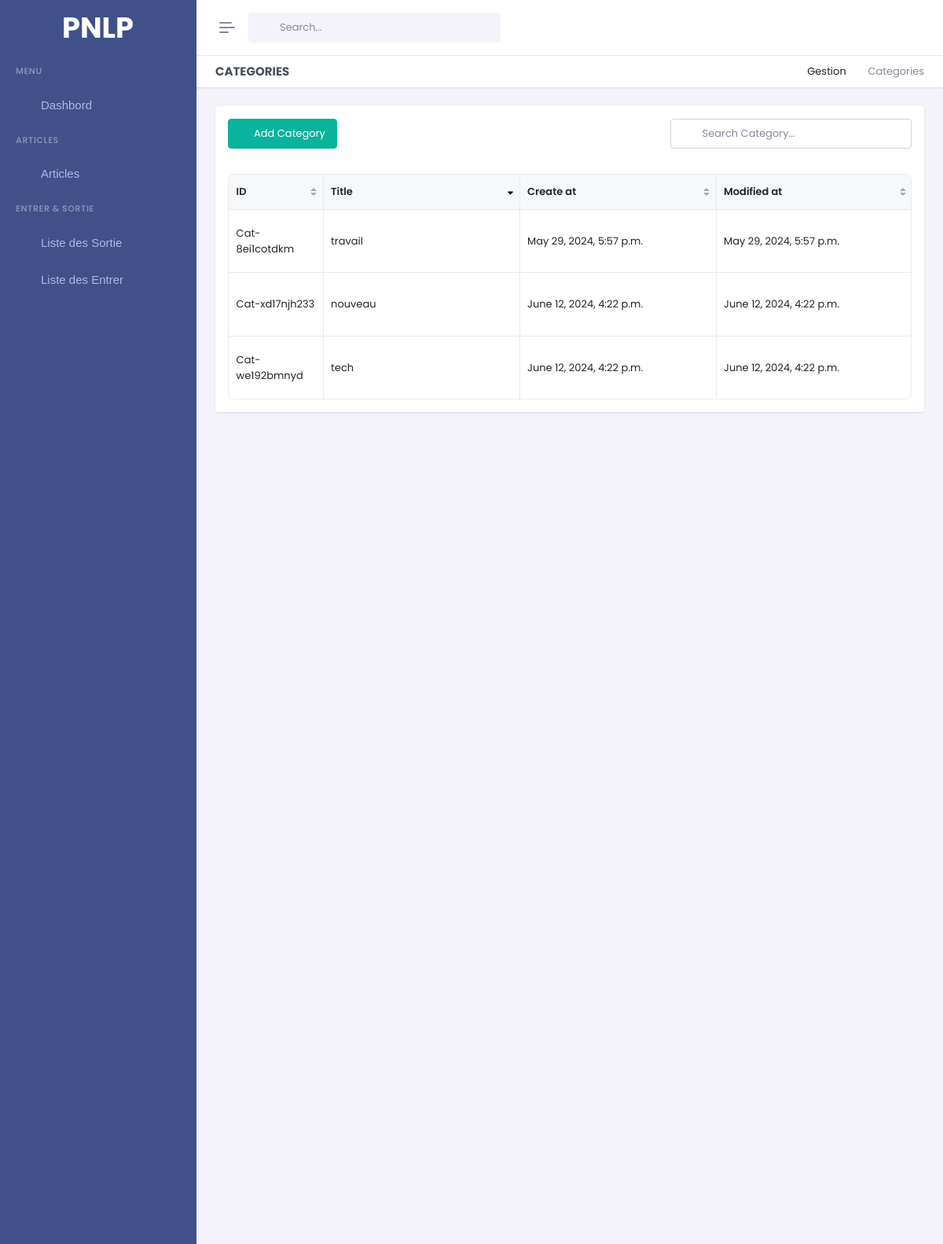
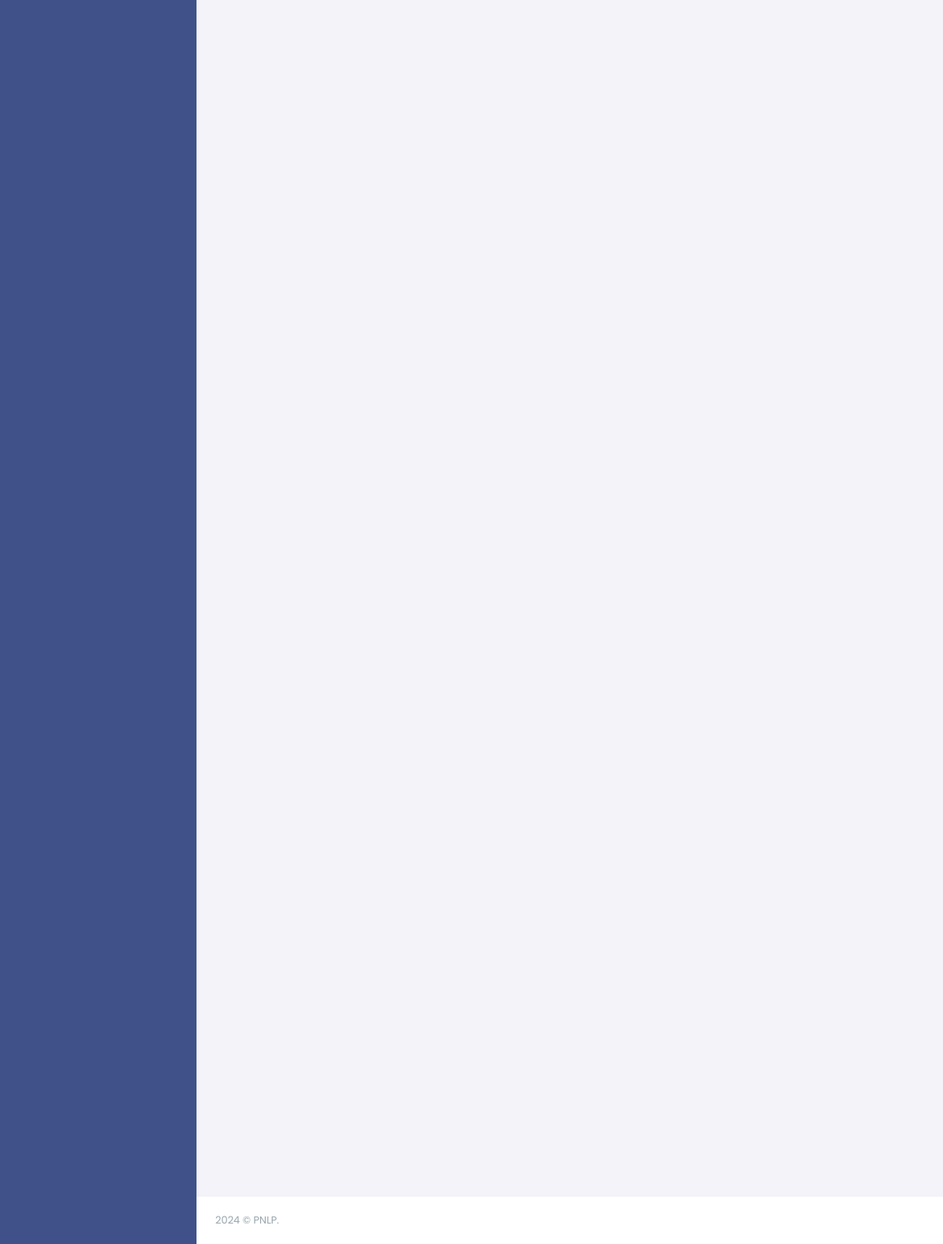
The page /articles-categories/ on the database its author committed (2 pictures, top to bottom).
### gestion/models.py (models this page shows, shortened)
class Category(models.Model):
    cid = ShortUUIDField(unique=True, length=10, max_length= 20 , alphabet='abcdefghijklmnopqrstuvwxyz1234567890' , editable=False,  prefix='Cat-')
    title = models.CharField(max_length=100, default='untitle category')
    created_at = models.DateTimeField(auto_now_add=True)
    updated_at = models.DateTimeField(auto_now=True)

### gestion/views.py (the view)
# urls.py: path('articles-categories/',Article_catgoies, name='article_catgoies'),
def Article_catgoies(request):
    categories = Category.objects.all()
    context = {
        'categories':categories,
    }
    return render(request, 'pages/article/article_category.html', context)

### gestion/context_processor.py (called while the page is built)
def is_admin(user):
    try:
        admin_profile = AdminProfile.objects.get(user=user)
        return True
    except AdminProfile.DoesNotExist:
        return False

### templates/pages/article/article_category.html (shortened to what this page needs)
{% extends 'base/base.html' %} {% load static %} {% block 'content' %}
<div class="main-content">
    <div class="page-content">
        <div class="container-fluid">
            <div class="row">
                <div class="col-12">
                    <div
                        class="page-title-box d-sm-flex align-items-center justify-content-between bg-galaxy-transparent">
                        <h4 class="mb-sm-0">Categories</h4>
                        <div class="page-title-right">
                            <ol class="breadcrumb m-0">
                                <li class="breadcrumb-item">
                                    <a href="javascript: void(0);">Gestion</a>
                                </li>
                                <li class="breadcrumb-item active">Categories</li>
                            </ol>
                        </div>
                    </div>
                </div>
            </div>
            <div class="row">
                <div class="col-xl-12 col-lg-12">
                    <div>
                        <div class="card">
                            <div class="card-header border-0">
                                <div class="row g-4">
                                    <div class="col-sm-auto">
                                        <div>
                                            <a data-bs-toggle="modal" data-bs-target="#exampleModalPopovers" href="#"
                                                class="btn btn-success" id="addproduct-btn"><i
                                                    class="ri-add-line align-bottom me-1"></i> Add
                                                Category</a>
                                        </div>
                                    </div>
                                    <div class="col-sm">
                                        <div class="d-flex justify-content-sm-end">
                                            <div class="search-box ms-2">
                                                <input type="text" class="form-control" id="searchProductList"
                                                    placeholder="Search Category..." />
                                                <i class="ri-search-line search-icon"></i>
                                            </div>
                                        </div>
                                    </div>
                                </div>
                            </div>
                            <div class="card-body">
                                <div class="tab-content text-muted">
                                    <div class="tab-pane active" id="productnav-all" role="tabpanel">
                                        <div id="table-hidden-column">
                                            <div role="complementary" class="gridjs gridjs-container"
                                                style="width: 100%">
                                                <div class="gridjs-wrapper" style="height: auto">
                                                    <table role="grid" class="gridjs-table" style="height: auto">
                                                        <thead class="gridjs-thead">
                                                            <tr class="gridjs-tr">
                                                                <th data-column-id="name"
                                                                    class="gridjs-th gridjs-th-sort" tabindex="0"
                                                                    style="width: 120px">
                                                                    <div class="gridjs-th-content">ID</div>
                                                                    <button tabindex="-1"
                                                                        aria-label="Sort column ascending"
                                                                        title="Sort column ascending"
                                                                        class="gridjs-sort gridjs-sort-neutral"></button>
                                                                </th>
                                                                <th data-column-id="email"
                                                                    class="gridjs-th gridjs-th-sort" tabindex="0"
                                                                    style="width: 250px">
                                                                    <div class="gridjs-th-content">Title</div>
                                                                    <button tabindex="-1"
                                                                        aria-label="Sort column ascending"
                                                                        title="Sort column ascending"
                                                                        class="gridjs-sort gridjs-sort-desc"></button>
                                                                </th>
                                                                <th data-column-id="position"
                                                                    class="gridjs-th gridjs-th-sort" tabindex="0"
                                                                    style="width: 250px">
                                                                    <div class="gridjs-th-content">Create at</div>
                                                                    <button tabindex="-1"
                                                                        aria-label="Sort column ascending"
                                                                        title="Sort column ascending"
                                                                        class="gridjs-sort gridjs-sort-neutral"></button>
                                                                </th>
                                                                <th data-column-id="company"
                                                                    class="gridjs-th gridjs-th-sort" tabindex="0"
                                                                    style="width: 250px">
                                                                    <div class="gridjs-th-content">
                                                                        Modified at
                                                                    </div>
                                                                    <button tabindex="-1"
                                                                        aria-label="Sort column ascending"
                                                                        title="Sort column ascending"
                                                                        class="gridjs-sort gridjs-sort-neutral"></button>
                                                                </th>
                                                            </tr>
                                                        </thead>
                                                        <tbody class="gridjs-tbody">
                                                            {% for category in categories %}
                                                            <tr class="gridjs-tr">
                                                                <td data-column-id="name" class="gridjs-td">
                                                                    {{category.cid}}
                                                                </td>
                                                                <td data-column-id="email" class="gridjs-td">
                                                                    {{category.title}}
                                                                </td>
                                                                <td data-column-id="position" class="gridjs-td">
                                                                    {{category.created_at}}
                                                                </td>
                                                                <td data-column-id="company" class="gridjs-td">
                                                                    {{category.updated_at}}
                                                                </td>
                                                            </tr>
                                                            {% endfor %}
                                                        </tbody>
                                                    </table>
                                                </div>
                                            </div>
                                        </div>
                                    </div>
                                </div>
                            </div>
                        </div>
                    </div>
                </div>
            </div>
        </div>
    </div>
</div>
{% endblock %}

### rows shown on the page
Category: cid "Cat-8ei1cotdkm", title "travail", created_at "May 29, 2024, 5:57 p.m.", updated_at "May 29, 2024, 5:57 p.m."
Category: cid "Cat-xd17njh233", title "nouveau", created_at "June 12, 2024, 4:22 p.m.", updated_at "June 12, 2024, 4:22 p.m."
Category: cid "Cat-we192bmnyd", title "tech", created_at "June 12, 2024, 4:22 p.m.", updated_at "June 12, 2024, 4:22 p.m."
